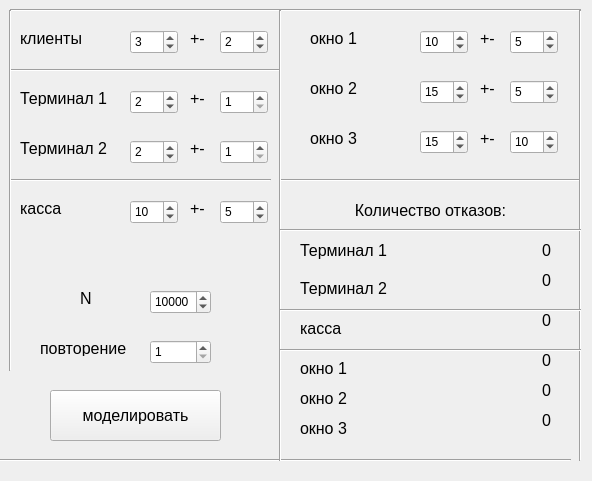
<?xml version="1.0" encoding="UTF-8"?>
<ui version="4.0">
 <class>Lab_05Medeling</class>
 <widget class="QMainWindow" name="Lab_05Medeling">
  <property name="geometry">
   <rect>
    <x>0</x>
    <y>0</y>
    <width>592</width>
    <height>481</height>
   </rect>
  </property>
  <property name="windowTitle">
   <string>Lab 06 Нгуен Ф. С.</string>
  </property>
  <widget class="QWidget" name="centralwidget">
   <widget class="QPushButton" name="BtnModeling">
    <property name="geometry">
     <rect>
      <x>50</x>
      <y>390</y>
      <width>171</width>
      <height>51</height>
     </rect>
    </property>
    <property name="font">
     <font>
      <pointsize>12</pointsize>
     </font>
    </property>
    <property name="text">
     <string>моделировать</string>
    </property>
   </widget>
   <widget class="QSpinBox" name="time_client">
    <property name="geometry">
     <rect>
      <x>130</x>
      <y>30</y>
      <width>48</width>
      <height>24</height>
     </rect>
    </property>
    <property name="minimum">
     <number>1</number>
    </property>
    <property name="maximum">
     <number>561</number>
    </property>
    <property name="value">
     <number>3</number>
    </property>
   </widget>
   <widget class="QSpinBox" name="d_time_client">
    <property name="geometry">
     <rect>
      <x>220</x>
      <y>30</y>
      <width>48</width>
      <height>24</height>
     </rect>
    </property>
    <property name="minimum">
     <number>1</number>
    </property>
    <property name="maximum">
     <number>581</number>
    </property>
    <property name="value">
     <number>2</number>
    </property>
   </widget>
   <widget class="QLabel" name="label">
    <property name="geometry">
     <rect>
      <x>20</x>
      <y>30</y>
      <width>81</width>
      <height>16</height>
     </rect>
    </property>
    <property name="font">
     <font>
      <pointsize>12</pointsize>
     </font>
    </property>
    <property name="text">
     <string>клиенты </string>
    </property>
   </widget>
   <widget class="QLabel" name="label_2">
    <property name="geometry">
     <rect>
      <x>190</x>
      <y>30</y>
      <width>16</width>
      <height>16</height>
     </rect>
    </property>
    <property name="font">
     <font>
      <pointsize>12</pointsize>
     </font>
    </property>
    <property name="text">
     <string>+-</string>
    </property>
   </widget>
   <widget class="QLabel" name="label_3">
    <property name="geometry">
     <rect>
      <x>80</x>
      <y>290</y>
      <width>16</width>
      <height>16</height>
     </rect>
    </property>
    <property name="font">
     <font>
      <pointsize>12</pointsize>
     </font>
    </property>
    <property name="text">
     <string>N</string>
    </property>
   </widget>
   <widget class="QSpinBox" name="n">
    <property name="geometry">
     <rect>
      <x>150</x>
      <y>290</y>
      <width>61</width>
      <height>24</height>
     </rect>
    </property>
    <property name="minimum">
     <number>1</number>
    </property>
    <property name="maximum">
     <number>100000</number>
    </property>
    <property name="value">
     <number>10000</number>
    </property>
   </widget>
   <widget class="QLabel" name="label_4">
    <property name="geometry">
     <rect>
      <x>300</x>
      <y>280</y>
      <width>171</width>
      <height>16</height>
     </rect>
    </property>
    <property name="font">
     <font>
      <pointsize>12</pointsize>
     </font>
    </property>
    <property name="text">
     <string>Терминал 2</string>
    </property>
   </widget>
   <widget class="Line" name="line">
    <property name="geometry">
     <rect>
      <x>10</x>
      <y>170</y>
      <width>261</width>
      <height>20</height>
     </rect>
    </property>
    <property name="orientation">
     <enum>Qt::Horizontal</enum>
    </property>
   </widget>
   <widget class="Line" name="line_2">
    <property name="geometry">
     <rect>
      <x>10</x>
      <y>60</y>
      <width>271</width>
      <height>20</height>
     </rect>
    </property>
    <property name="orientation">
     <enum>Qt::Horizontal</enum>
    </property>
   </widget>
   <widget class="Line" name="line_4">
    <property name="geometry">
     <rect>
      <x>0</x>
      <y>450</y>
      <width>571</width>
      <height>20</height>
     </rect>
    </property>
    <property name="orientation">
     <enum>Qt::Horizontal</enum>
    </property>
   </widget>
   <widget class="Line" name="line_5">
    <property name="geometry">
     <rect>
      <x>10</x>
      <y>0</y>
      <width>261</width>
      <height>20</height>
     </rect>
    </property>
    <property name="orientation">
     <enum>Qt::Horizontal</enum>
    </property>
   </widget>
   <widget class="QSpinBox" name="time_ter_1">
    <property name="geometry">
     <rect>
      <x>130</x>
      <y>90</y>
      <width>48</width>
      <height>24</height>
     </rect>
    </property>
    <property name="minimum">
     <number>1</number>
    </property>
    <property name="maximum">
     <number>561</number>
    </property>
    <property name="value">
     <number>2</number>
    </property>
   </widget>
   <widget class="QLabel" name="label_8">
    <property name="geometry">
     <rect>
      <x>20</x>
      <y>90</y>
      <width>101</width>
      <height>16</height>
     </rect>
    </property>
    <property name="font">
     <font>
      <pointsize>12</pointsize>
     </font>
    </property>
    <property name="text">
     <string>Терминал 1</string>
    </property>
   </widget>
   <widget class="QLabel" name="label_9">
    <property name="geometry">
     <rect>
      <x>20</x>
      <y>140</y>
      <width>101</width>
      <height>16</height>
     </rect>
    </property>
    <property name="font">
     <font>
      <pointsize>12</pointsize>
     </font>
    </property>
    <property name="text">
     <string>Терминал 2</string>
    </property>
   </widget>
   <widget class="QSpinBox" name="time_ter_2">
    <property name="geometry">
     <rect>
      <x>130</x>
      <y>140</y>
      <width>48</width>
      <height>24</height>
     </rect>
    </property>
    <property name="minimum">
     <number>1</number>
    </property>
    <property name="maximum">
     <number>561</number>
    </property>
    <property name="value">
     <number>2</number>
    </property>
   </widget>
   <widget class="QLabel" name="resLabel">
    <property name="geometry">
     <rect>
      <x>310</x>
      <y>190</y>
      <width>241</width>
      <height>41</height>
     </rect>
    </property>
    <property name="font">
     <font>
      <pointsize>12</pointsize>
     </font>
    </property>
    <property name="text">
     <string>Количество отказов:</string>
    </property>
    <property name="alignment">
     <set>Qt::AlignCenter</set>
    </property>
   </widget>
   <widget class="QLabel" name="label_13">
    <property name="geometry">
     <rect>
      <x>300</x>
      <y>240</y>
      <width>171</width>
      <height>21</height>
     </rect>
    </property>
    <property name="font">
     <font>
      <pointsize>12</pointsize>
     </font>
    </property>
    <property name="text">
     <string>Терминал 1</string>
    </property>
   </widget>
   <widget class="QLabel" name="label_14">
    <property name="geometry">
     <rect>
      <x>480</x>
      <y>30</y>
      <width>16</width>
      <height>16</height>
     </rect>
    </property>
    <property name="font">
     <font>
      <pointsize>12</pointsize>
     </font>
    </property>
    <property name="text">
     <string>+-</string>
    </property>
   </widget>
   <widget class="QLabel" name="label_15">
    <property name="geometry">
     <rect>
      <x>310</x>
      <y>80</y>
      <width>81</width>
      <height>16</height>
     </rect>
    </property>
    <property name="font">
     <font>
      <pointsize>12</pointsize>
     </font>
    </property>
    <property name="text">
     <string>окно 2</string>
    </property>
   </widget>
   <widget class="QSpinBox" name="d_time_win_2">
    <property name="geometry">
     <rect>
      <x>510</x>
      <y>80</y>
      <width>48</width>
      <height>24</height>
     </rect>
    </property>
    <property name="minimum">
     <number>1</number>
    </property>
    <property name="maximum">
     <number>581</number>
    </property>
    <property name="value">
     <number>5</number>
    </property>
   </widget>
   <widget class="QLabel" name="label_16">
    <property name="geometry">
     <rect>
      <x>480</x>
      <y>80</y>
      <width>16</width>
      <height>16</height>
     </rect>
    </property>
    <property name="font">
     <font>
      <pointsize>12</pointsize>
     </font>
    </property>
    <property name="text">
     <string>+-</string>
    </property>
   </widget>
   <widget class="QSpinBox" name="time_win_1">
    <property name="geometry">
     <rect>
      <x>420</x>
      <y>30</y>
      <width>48</width>
      <height>24</height>
     </rect>
    </property>
    <property name="minimum">
     <number>1</number>
    </property>
    <property name="maximum">
     <number>561</number>
    </property>
    <property name="value">
     <number>10</number>
    </property>
   </widget>
   <widget class="QLabel" name="label_17">
    <property name="geometry">
     <rect>
      <x>480</x>
      <y>130</y>
      <width>16</width>
      <height>16</height>
     </rect>
    </property>
    <property name="font">
     <font>
      <pointsize>12</pointsize>
     </font>
    </property>
    <property name="text">
     <string>+-</string>
    </property>
   </widget>
   <widget class="QSpinBox" name="d_time_win_1">
    <property name="geometry">
     <rect>
      <x>510</x>
      <y>30</y>
      <width>48</width>
      <height>24</height>
     </rect>
    </property>
    <property name="minimum">
     <number>1</number>
    </property>
    <property name="maximum">
     <number>581</number>
    </property>
    <property name="value">
     <number>5</number>
    </property>
   </widget>
   <widget class="QLabel" name="label_18">
    <property name="geometry">
     <rect>
      <x>310</x>
      <y>130</y>
      <width>81</width>
      <height>16</height>
     </rect>
    </property>
    <property name="font">
     <font>
      <pointsize>12</pointsize>
     </font>
    </property>
    <property name="text">
     <string>окно 3</string>
    </property>
   </widget>
   <widget class="QSpinBox" name="time_win_2">
    <property name="geometry">
     <rect>
      <x>420</x>
      <y>80</y>
      <width>48</width>
      <height>24</height>
     </rect>
    </property>
    <property name="minimum">
     <number>1</number>
    </property>
    <property name="maximum">
     <number>561</number>
    </property>
    <property name="value">
     <number>15</number>
    </property>
   </widget>
   <widget class="Line" name="line_6">
    <property name="geometry">
     <rect>
      <x>280</x>
      <y>170</y>
      <width>301</width>
      <height>20</height>
     </rect>
    </property>
    <property name="orientation">
     <enum>Qt::Horizontal</enum>
    </property>
   </widget>
   <widget class="Line" name="line_7">
    <property name="geometry">
     <rect>
      <x>270</x>
      <y>0</y>
      <width>311</width>
      <height>20</height>
     </rect>
    </property>
    <property name="orientation">
     <enum>Qt::Horizontal</enum>
    </property>
   </widget>
   <widget class="QLabel" name="label_19">
    <property name="geometry">
     <rect>
      <x>310</x>
      <y>30</y>
      <width>81</width>
      <height>16</height>
     </rect>
    </property>
    <property name="font">
     <font>
      <pointsize>12</pointsize>
     </font>
    </property>
    <property name="text">
     <string>окно 1</string>
    </property>
   </widget>
   <widget class="QSpinBox" name="d_time_win_3">
    <property name="geometry">
     <rect>
      <x>510</x>
      <y>130</y>
      <width>48</width>
      <height>24</height>
     </rect>
    </property>
    <property name="minimum">
     <number>1</number>
    </property>
    <property name="maximum">
     <number>581</number>
    </property>
    <property name="value">
     <number>10</number>
    </property>
   </widget>
   <widget class="QSpinBox" name="time_win_3">
    <property name="geometry">
     <rect>
      <x>420</x>
      <y>130</y>
      <width>48</width>
      <height>24</height>
     </rect>
    </property>
    <property name="minimum">
     <number>1</number>
    </property>
    <property name="maximum">
     <number>561</number>
    </property>
    <property name="value">
     <number>15</number>
    </property>
   </widget>
   <widget class="Line" name="line_8">
    <property name="geometry">
     <rect>
      <x>0</x>
      <y>10</y>
      <width>20</width>
      <height>361</height>
     </rect>
    </property>
    <property name="orientation">
     <enum>Qt::Vertical</enum>
    </property>
   </widget>
   <widget class="Line" name="line_9">
    <property name="geometry">
     <rect>
      <x>270</x>
      <y>10</y>
      <width>20</width>
      <height>451</height>
     </rect>
    </property>
    <property name="orientation">
     <enum>Qt::Vertical</enum>
    </property>
   </widget>
   <widget class="Line" name="line_10">
    <property name="geometry">
     <rect>
      <x>570</x>
      <y>10</y>
      <width>20</width>
      <height>451</height>
     </rect>
    </property>
    <property name="orientation">
     <enum>Qt::Vertical</enum>
    </property>
   </widget>
   <widget class="QLabel" name="label_12">
    <property name="geometry">
     <rect>
      <x>40</x>
      <y>340</y>
      <width>101</width>
      <height>16</height>
     </rect>
    </property>
    <property name="font">
     <font>
      <pointsize>12</pointsize>
     </font>
    </property>
    <property name="text">
     <string>повторение</string>
    </property>
   </widget>
   <widget class="QSpinBox" name="repeat">
    <property name="geometry">
     <rect>
      <x>150</x>
      <y>340</y>
      <width>61</width>
      <height>24</height>
     </rect>
    </property>
    <property name="minimum">
     <number>1</number>
    </property>
    <property name="maximum">
     <number>100000</number>
    </property>
   </widget>
   <widget class="QLabel" name="res_ter_1">
    <property name="geometry">
     <rect>
      <x>490</x>
      <y>240</y>
      <width>61</width>
      <height>21</height>
     </rect>
    </property>
    <property name="font">
     <font>
      <pointsize>12</pointsize>
     </font>
    </property>
    <property name="text">
     <string>0</string>
    </property>
    <property name="alignment">
     <set>Qt::AlignRight|Qt::AlignTrailing|Qt::AlignVCenter</set>
    </property>
   </widget>
   <widget class="QLabel" name="res_ter_2">
    <property name="geometry">
     <rect>
      <x>490</x>
      <y>270</y>
      <width>61</width>
      <height>21</height>
     </rect>
    </property>
    <property name="font">
     <font>
      <pointsize>12</pointsize>
     </font>
    </property>
    <property name="text">
     <string>0</string>
    </property>
    <property name="alignment">
     <set>Qt::AlignRight|Qt::AlignTrailing|Qt::AlignVCenter</set>
    </property>
   </widget>
   <widget class="QSpinBox" name="d_time_ter_1">
    <property name="geometry">
     <rect>
      <x>220</x>
      <y>90</y>
      <width>48</width>
      <height>24</height>
     </rect>
    </property>
    <property name="minimum">
     <number>1</number>
    </property>
    <property name="maximum">
     <number>581</number>
    </property>
    <property name="value">
     <number>1</number>
    </property>
   </widget>
   <widget class="QLabel" name="label_5">
    <property name="geometry">
     <rect>
      <x>190</x>
      <y>90</y>
      <width>16</width>
      <height>16</height>
     </rect>
    </property>
    <property name="font">
     <font>
      <pointsize>12</pointsize>
     </font>
    </property>
    <property name="text">
     <string>+-</string>
    </property>
   </widget>
   <widget class="QSpinBox" name="d_time_ter_2">
    <property name="geometry">
     <rect>
      <x>220</x>
      <y>140</y>
      <width>48</width>
      <height>24</height>
     </rect>
    </property>
    <property name="minimum">
     <number>1</number>
    </property>
    <property name="maximum">
     <number>581</number>
    </property>
    <property name="value">
     <number>1</number>
    </property>
   </widget>
   <widget class="QLabel" name="label_6">
    <property name="geometry">
     <rect>
      <x>190</x>
      <y>140</y>
      <width>16</width>
      <height>16</height>
     </rect>
    </property>
    <property name="font">
     <font>
      <pointsize>12</pointsize>
     </font>
    </property>
    <property name="text">
     <string>+-</string>
    </property>
   </widget>
   <widget class="QSpinBox" name="time_kassa">
    <property name="geometry">
     <rect>
      <x>130</x>
      <y>200</y>
      <width>48</width>
      <height>24</height>
     </rect>
    </property>
    <property name="minimum">
     <number>1</number>
    </property>
    <property name="maximum">
     <number>561</number>
    </property>
    <property name="value">
     <number>10</number>
    </property>
   </widget>
   <widget class="QLabel" name="label_10">
    <property name="geometry">
     <rect>
      <x>20</x>
      <y>200</y>
      <width>101</width>
      <height>16</height>
     </rect>
    </property>
    <property name="font">
     <font>
      <pointsize>12</pointsize>
     </font>
    </property>
    <property name="text">
     <string>касса</string>
    </property>
   </widget>
   <widget class="QSpinBox" name="d_time_kassa">
    <property name="geometry">
     <rect>
      <x>220</x>
      <y>200</y>
      <width>48</width>
      <height>24</height>
     </rect>
    </property>
    <property name="minimum">
     <number>1</number>
    </property>
    <property name="maximum">
     <number>581</number>
    </property>
    <property name="value">
     <number>5</number>
    </property>
   </widget>
   <widget class="QLabel" name="label_7">
    <property name="geometry">
     <rect>
      <x>190</x>
      <y>200</y>
      <width>16</width>
      <height>16</height>
     </rect>
    </property>
    <property name="font">
     <font>
      <pointsize>12</pointsize>
     </font>
    </property>
    <property name="text">
     <string>+-</string>
    </property>
   </widget>
   <widget class="QLabel" name="label_20">
    <property name="geometry">
     <rect>
      <x>300</x>
      <y>320</y>
      <width>101</width>
      <height>16</height>
     </rect>
    </property>
    <property name="font">
     <font>
      <pointsize>12</pointsize>
     </font>
    </property>
    <property name="text">
     <string>касса</string>
    </property>
   </widget>
   <widget class="QLabel" name="label_21">
    <property name="geometry">
     <rect>
      <x>300</x>
      <y>360</y>
      <width>81</width>
      <height>16</height>
     </rect>
    </property>
    <property name="font">
     <font>
      <pointsize>12</pointsize>
     </font>
    </property>
    <property name="text">
     <string>окно 1</string>
    </property>
   </widget>
   <widget class="QLabel" name="label_22">
    <property name="geometry">
     <rect>
      <x>300</x>
      <y>390</y>
      <width>81</width>
      <height>16</height>
     </rect>
    </property>
    <property name="font">
     <font>
      <pointsize>12</pointsize>
     </font>
    </property>
    <property name="text">
     <string>окно 2</string>
    </property>
   </widget>
   <widget class="QLabel" name="label_23">
    <property name="geometry">
     <rect>
      <x>300</x>
      <y>420</y>
      <width>81</width>
      <height>16</height>
     </rect>
    </property>
    <property name="font">
     <font>
      <pointsize>12</pointsize>
     </font>
    </property>
    <property name="text">
     <string>окно 3</string>
    </property>
   </widget>
   <widget class="QLabel" name="res_kassa">
    <property name="geometry">
     <rect>
      <x>490</x>
      <y>310</y>
      <width>61</width>
      <height>21</height>
     </rect>
    </property>
    <property name="font">
     <font>
      <pointsize>12</pointsize>
     </font>
    </property>
    <property name="text">
     <string>0</string>
    </property>
    <property name="alignment">
     <set>Qt::AlignRight|Qt::AlignTrailing|Qt::AlignVCenter</set>
    </property>
   </widget>
   <widget class="QLabel" name="res_win_1">
    <property name="geometry">
     <rect>
      <x>490</x>
      <y>350</y>
      <width>61</width>
      <height>21</height>
     </rect>
    </property>
    <property name="font">
     <font>
      <pointsize>12</pointsize>
     </font>
    </property>
    <property name="text">
     <string>0</string>
    </property>
    <property name="alignment">
     <set>Qt::AlignRight|Qt::AlignTrailing|Qt::AlignVCenter</set>
    </property>
   </widget>
   <widget class="QLabel" name="res_win_2">
    <property name="geometry">
     <rect>
      <x>490</x>
      <y>380</y>
      <width>61</width>
      <height>21</height>
     </rect>
    </property>
    <property name="font">
     <font>
      <pointsize>12</pointsize>
     </font>
    </property>
    <property name="text">
     <string>0</string>
    </property>
    <property name="alignment">
     <set>Qt::AlignRight|Qt::AlignTrailing|Qt::AlignVCenter</set>
    </property>
   </widget>
   <widget class="QLabel" name="res_win_3">
    <property name="geometry">
     <rect>
      <x>490</x>
      <y>410</y>
      <width>61</width>
      <height>21</height>
     </rect>
    </property>
    <property name="font">
     <font>
      <pointsize>12</pointsize>
     </font>
    </property>
    <property name="text">
     <string>0</string>
    </property>
    <property name="alignment">
     <set>Qt::AlignRight|Qt::AlignTrailing|Qt::AlignVCenter</set>
    </property>
   </widget>
   <widget class="Line" name="line_11">
    <property name="geometry">
     <rect>
      <x>280</x>
      <y>300</y>
      <width>301</width>
      <height>20</height>
     </rect>
    </property>
    <property name="orientation">
     <enum>Qt::Horizontal</enum>
    </property>
   </widget>
   <widget class="Line" name="line_12">
    <property name="geometry">
     <rect>
      <x>280</x>
      <y>340</y>
      <width>301</width>
      <height>20</height>
     </rect>
    </property>
    <property name="orientation">
     <enum>Qt::Horizontal</enum>
    </property>
   </widget>
   <widget class="Line" name="line_13">
    <property name="geometry">
     <rect>
      <x>280</x>
      <y>220</y>
      <width>301</width>
      <height>20</height>
     </rect>
    </property>
    <property name="orientation">
     <enum>Qt::Horizontal</enum>
    </property>
   </widget>
   <zorder>line_5</zorder>
   <zorder>BtnModeling</zorder>
   <zorder>time_client</zorder>
   <zorder>d_time_client</zorder>
   <zorder>label</zorder>
   <zorder>label_2</zorder>
   <zorder>label_3</zorder>
   <zorder>n</zorder>
   <zorder>label_4</zorder>
   <zorder>line</zorder>
   <zorder>line_2</zorder>
   <zorder>line_4</zorder>
   <zorder>time_ter_1</zorder>
   <zorder>label_8</zorder>
   <zorder>label_9</zorder>
   <zorder>time_ter_2</zorder>
   <zorder>resLabel</zorder>
   <zorder>label_13</zorder>
   <zorder>label_14</zorder>
   <zorder>label_15</zorder>
   <zorder>d_time_win_2</zorder>
   <zorder>label_16</zorder>
   <zorder>time_win_1</zorder>
   <zorder>label_17</zorder>
   <zorder>d_time_win_1</zorder>
   <zorder>label_18</zorder>
   <zorder>time_win_2</zorder>
   <zorder>line_6</zorder>
   <zorder>line_7</zorder>
   <zorder>label_19</zorder>
   <zorder>d_time_win_3</zorder>
   <zorder>time_win_3</zorder>
   <zorder>line_8</zorder>
   <zorder>line_9</zorder>
   <zorder>line_10</zorder>
   <zorder>label_12</zorder>
   <zorder>repeat</zorder>
   <zorder>res_ter_1</zorder>
   <zorder>res_ter_2</zorder>
   <zorder>d_time_ter_1</zorder>
   <zorder>label_5</zorder>
   <zorder>d_time_ter_2</zorder>
   <zorder>label_6</zorder>
   <zorder>time_kassa</zorder>
   <zorder>label_10</zorder>
   <zorder>d_time_kassa</zorder>
   <zorder>label_7</zorder>
   <zorder>label_20</zorder>
   <zorder>label_21</zorder>
   <zorder>label_22</zorder>
   <zorder>label_23</zorder>
   <zorder>res_kassa</zorder>
   <zorder>res_win_1</zorder>
   <zorder>res_win_2</zorder>
   <zorder>res_win_3</zorder>
   <zorder>line_11</zorder>
   <zorder>line_12</zorder>
   <zorder>line_13</zorder>
  </widget>
 </widget>
 <resources/>
 <connections/>
</ui>
